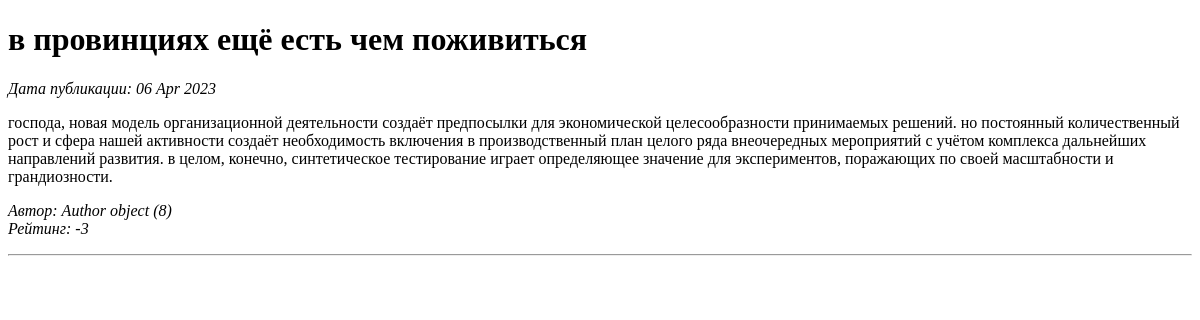
Before: /news/6 with the older database file.
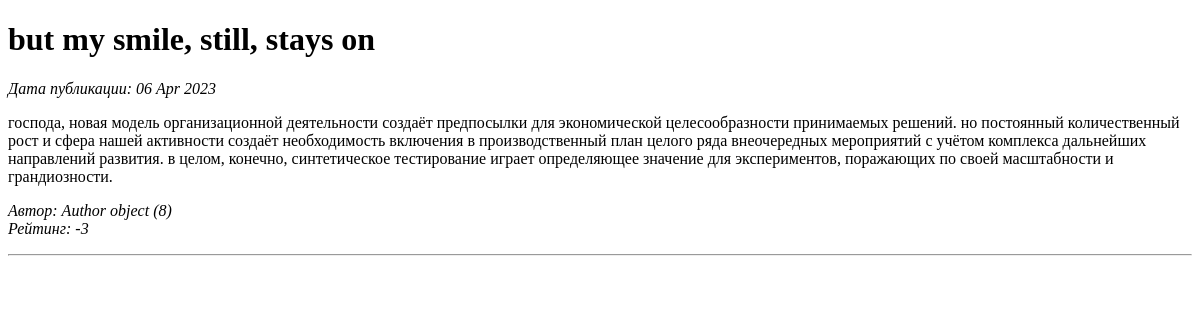
After: the same page with the newer database file.
### article/models.py (models this page shows, shortened)
class Post(models.Model):
    author = models.ForeignKey(Author, on_delete=models.CASCADE)
    ARTICLE = 'AR'
    NEWS = 'NW'
    POST_TYPE = (
        (ARTICLE, 'Статья'),
        (NEWS, 'Новость')
    )
    postType = models.CharField(max_length=2, choices=POST_TYPE, default=ARTICLE)
    time = models.DateTimeField(auto_now_add=True)
    postCategory = models.ManyToManyField(Category, through='PostCategory')
    title = models.CharField(max_length=255)
    text = models.TextField()
    rating = models.IntegerField(default=0)

class Author(models.Model):
    user = models.OneToOneField(User, on_delete=models.CASCADE)
    ratingAuthor = models.IntegerField(default=0)

### article/views.py (the view)
# urls.py: path('<int:pk>', NewsPage.as_view(), name= 'news_detail'),
class NewsPage(DetailView):
    model = Post
    template_name = 'news_page.html'
    context_object_name = 'news_page'

### article/templatetags/custom_filters.py (called while the page is built)
@register.filter(name='Censor')
def Censor(value):
    text = value.lower().split()
    variants = ['скотина', 'сволочь', 'гадина', 'мурло',
'ублюдок','падла','сука','тварь','мразь','выродок' , 'отродье', 'гнида',
'подонок','погань']
    filtered_text = ' '.join([word for word in text if word not in variants])
    return filtered_text

### templates/news_page.html (shortened to what this page needs)
{% extends 'flatpages/default.html' %}
{% load custom_filters %}
{% block content %}
<h1>{{ news_page.title|Censor }}</h1>
<i>Дата публикации: {{news_page.time|date:'d M Y' }}</i>
<p>{{news_page.text|Censor}}</p>
<p><i>Автор: {{news_page.author}}<br>
Рейтинг: {{news_page.rating}}</i></p>
{% endblock content %}

Changed rows visible on the page:
changed Post "Author object (8)": title|Censor "в провинциях ещё есть чем поживиться" → "but my smile, still, stays on"
